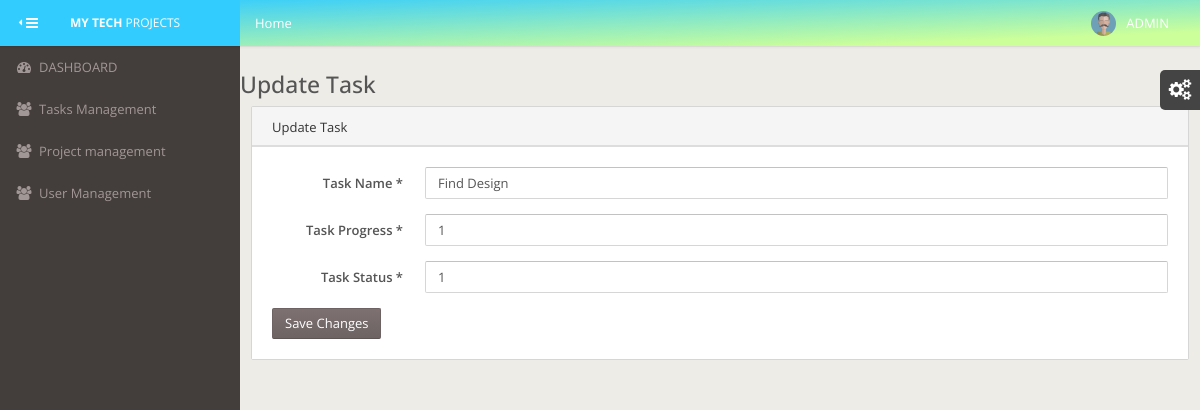
Before: /edit_task.php?id=1 with the older database file.
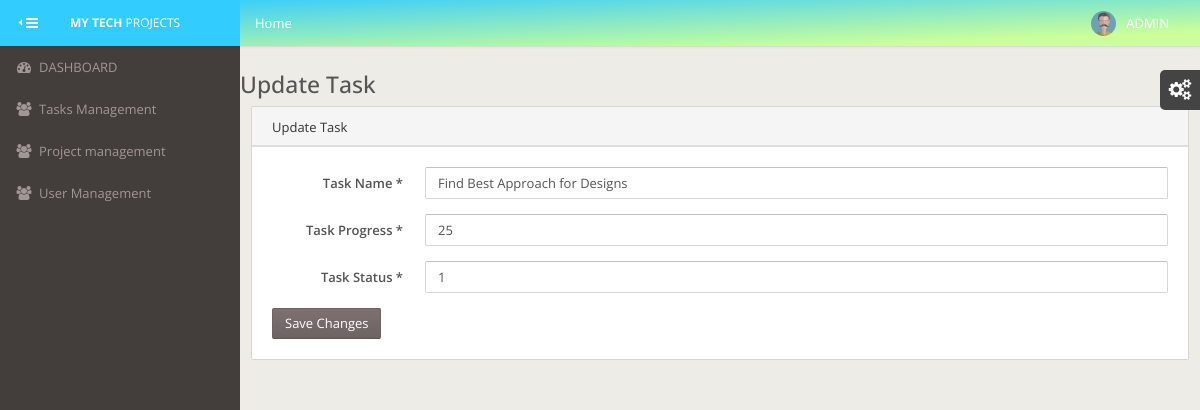
After: the same page with the newer database file.
### tables this page shows
CREATE TABLE `tasks` (
  `T_ID` int(11) NOT NULL,
  `T_NAME` varchar(70) NOT NULL,
  `T_PROGRESS` varchar(70) NOT NULL,
  `T_STATUS` int(11) DEFAULT '1',
  `T_DATE` timestamp NULL DEFAULT CURRENT_TIMESTAMP,
  `P_ID` int(11) NOT NULL,
  `US_ID` int(11) DEFAULT NULL
);

### classes/DBConn.class.php (called while the page is built, shortened)
<?php
class DBConn {
    var $connection;
    public function __construct() {
        $DB_SERVER = 'localhost';
        $DB_USERNAME = 'rot';
        $DB_PASSWORD = '';
        $DB_DATABASE = 'tasks';
        $connection = mysqli_connect($DB_SERVER, $DB_USERNAME, $DB_PASSWORD) or
        die('Oops connection error -> ' . mysqli_connect_error());
        $this->connection = $connection;
    }
    function simpleLazySelect($table, $condition) {
        $strSEL = "SELECT * FROM " . $table . " " . (($condition)) . "";
        $objSC = mysqli_query($this->connection, $strSEL);
        if ($objSC) {
            $data = array();
            while ($det = mysqli_fetch_assoc($objSC)) {
                $data[] = $det;
            }
            return $data;
        } else {
            return false;
        }
    }
}

### classes/Tasks.class.php (called while the page is built, shortened)
<?php
include_once ("DBConn.class.php");
class Tasks extends DBConn{
  function getTask($id){
      $tasks = $this->simpleLazySelect("tasks", "Where T_ID = '$id'");
      return @$tasks;
  }
}
 ?>

### edit_task.php (the view, shortened to what this page needs)
<?php
if (isset($_GET['id'])) {
    $id = $_GET['id'];
} else {
    header("location: " . $_SERVER['HTTP_REFERER']);
}
?>
<?php
require_once('classes/Tasks.class.php');
$task = new Tasks();
$info = $task->getTask($id)[0];
?>
<?php include('header.php'); ?>
<section id="content">
    <section class="vbox">
        <section class="scrollable padder">
            <ul class="breadcrumb no-border no-radius b-b b-light pull-in">
                <li><a href="index.php"><i class="fa fa-home"></i> Home</a></li>
                <li><a href="#">Project Management</a></li>
                <li><a href="admins.php">Tasks</a></li>
                <li class="active">Update Task</li>
            </ul>
            <div class="m-b-md">
                <h3 class="m-b-none">Update Task</h3>
            </div>
            <div class="col-sm-12">
                <div class="panel panel-default">
                    <div class="panel-heading font-bold">Update Task</div>
                    <div class="panel-body">
                        <form action="exec/task-exec.php" method="post" name="user" class="form-horizontal" onSubmit="return MM_validateForm()">
                            <fieldset>
                                <div class="form-group">
                                    <label class="col-lg-2 control-label" for="name">Task Name *</label>
                                    <div class="col-lg-10">
                                        <input name="name" type="text" class="form-control" id="fname" value="<?php echo $info["T_NAME"] ?>" />
                                    </div>
                                </div>
                                <div class="form-group">
                                    <label class="col-lg-2 control-label" for="name">Task Progress *</label>
                                    <div class="col-lg-10">
                                        <input name="progress" type="number" class="form-control" id="sname" value="<?php echo $info["T_PROGRESS"] ?>" />
                                    </div>
                                </div>
                                <div class="form-group">
                                    <label class="col-lg-2 control-label" for="email">Task Status *</label>
                                    <div class="col-lg-10">
                                        <input name="status" type="status" class="form-control" id="email" value="<?php echo $info["T_STATUS"] ?>" />
                                    </div>
                                </div>
                            </fieldset>
                            <div class="form-actions">
                                <button type="submit" class="btn btn-primary">Save Changes</button>
                            </div>
                        </form>
                    </div>
                </div>
            </div>
        </section>
    </section>
    <a href="#" class="hide nav-off-screen-block" data-toggle="class:nav-off-screen" data-target="#nav"></a> </section>
<?php include('footer.php'); ?>

Changed rows visible on the page:
changed tasks: name "Find Design" → "Find Best Approach for Designs"; progress "1" → "25"
